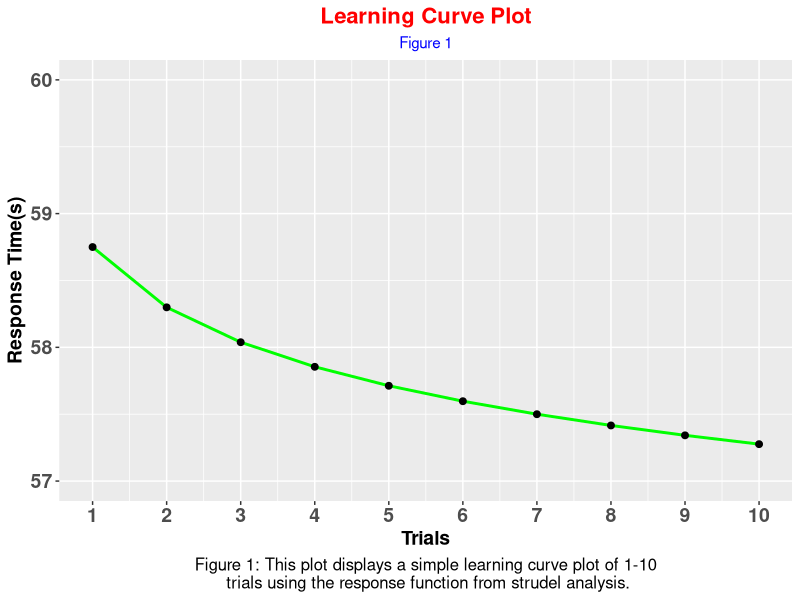
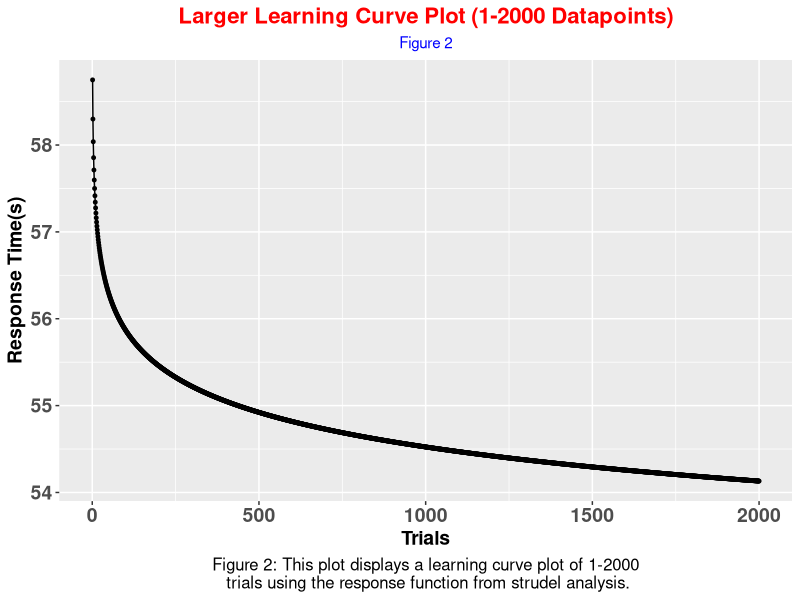
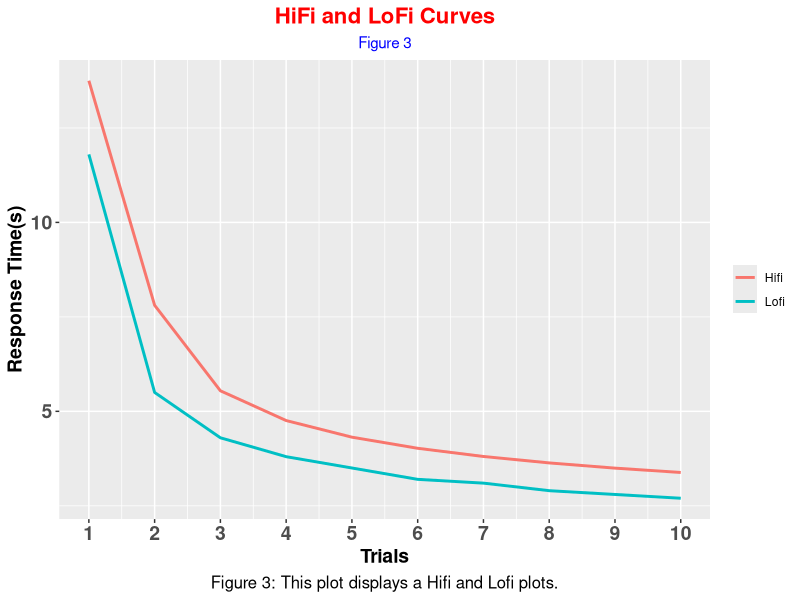
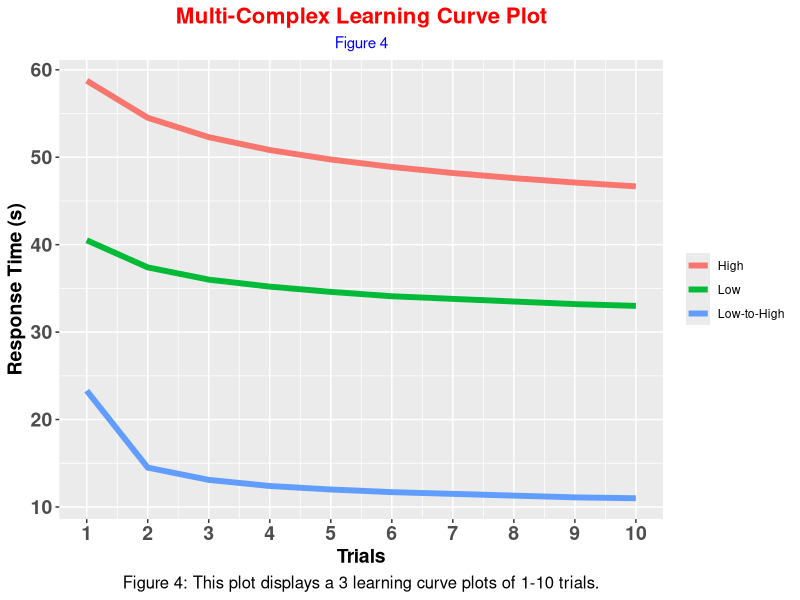
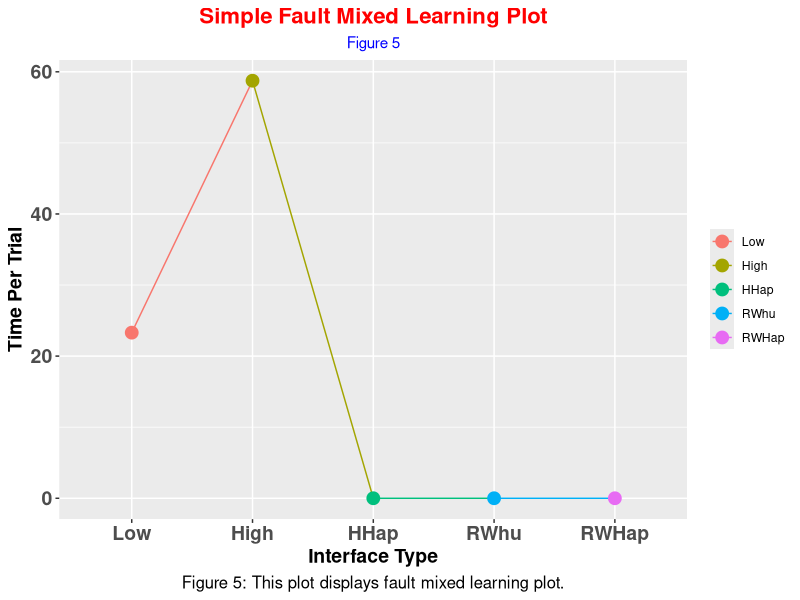
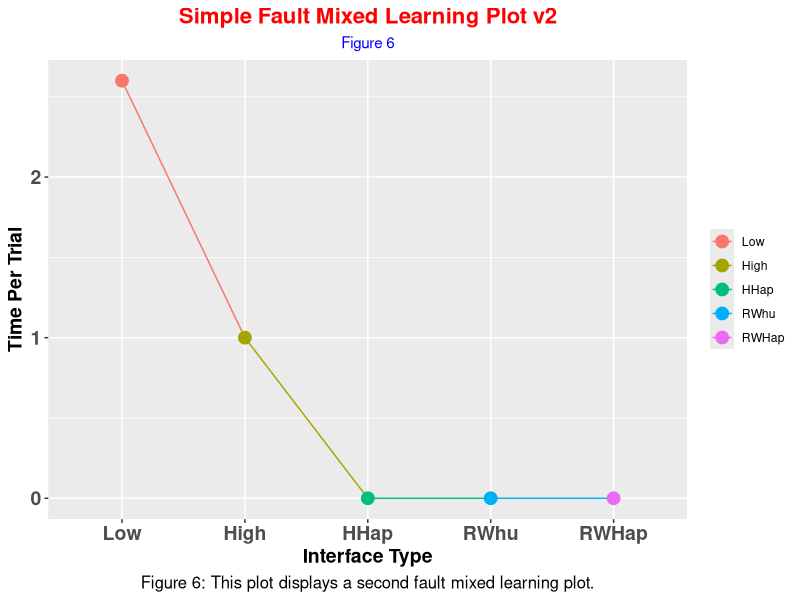
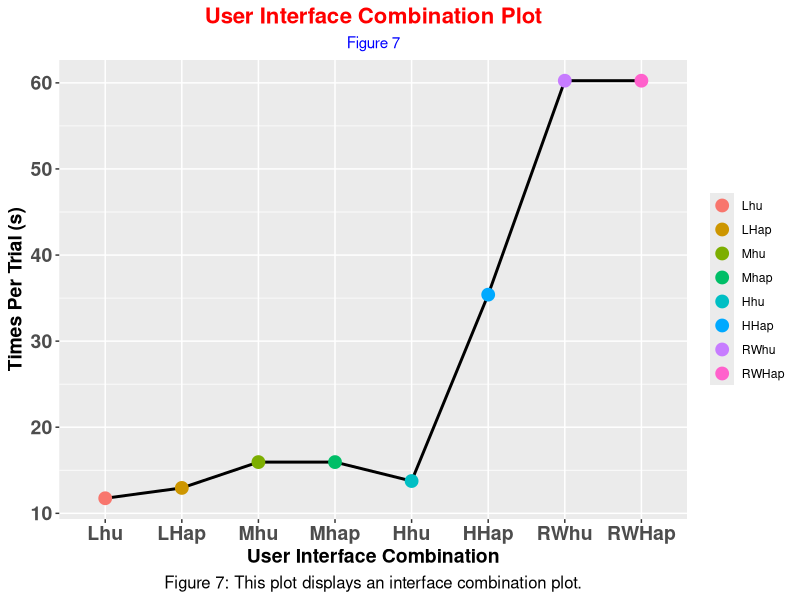
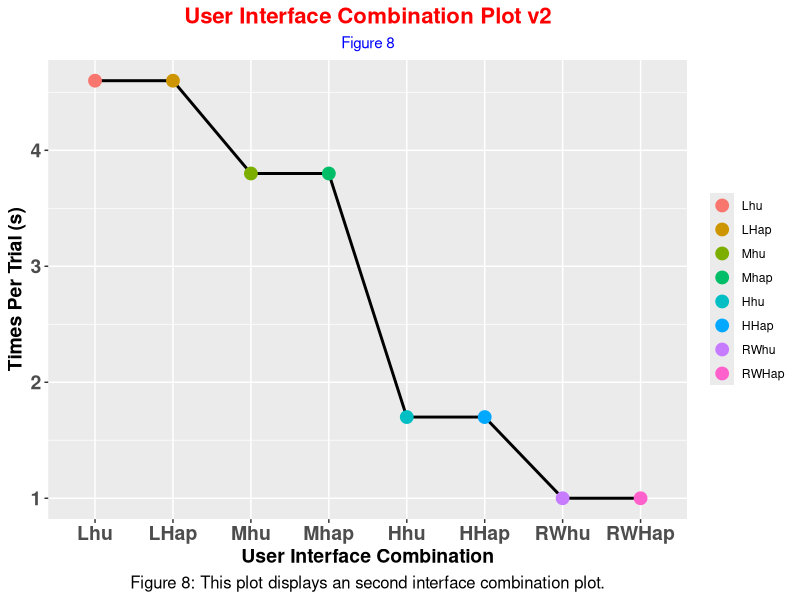

Generate these figures, in order, with R:
## ---- chunk 1
knitr::opts_chunk$set(echo = TRUE)
## ---- chunk 2
library(dplyr)
library(ggplot2)
library(tidyr)

options(digits =2, max.print=1000000)
## ---- chunk 3
# This plot displays a simple learning curve plot of 1-10 trials using the response function from strudel analysis.

# Variables for response function
alpha = 0.02
fixedTasks = 26
learnedTasks = 32.75

# Data frame is the data structure used to store data for visualize plots 
learning_curve = data.frame(
  labels = c(1:10),
  respFunc = fixedTasks + (learnedTasks*((c(1:10))^-alpha))
)

ggplot(learning_curve, aes(x = labels, y = respFunc)) +
  labs(x = "Trials", y = "Response Time(s)",
       title = "Learning Curve Plot", 
       subtitle = "Figure 1",
       caption = "Figure 1: This plot displays a simple learning curve plot of 1-10\n trials using the response function from strudel analysis.") +
  geom_line(color="green", size=1) + 
  geom_point(size = 2) +
  ylim(57, 60) +
  scale_x_continuous(breaks=c(1:10)) + 
  theme(axis.text=element_text(size=14,face="bold"),axis.title=element_text(size=14,face="bold")) +
  theme(legend.title=element_blank(), 
  plot.title = element_text(color = "red", size = 16, face = "bold", hjust = 0.5),
  plot.subtitle = element_text(color = "blue", hjust = 0.5),
  plot.caption = element_text(color = "black", size = 12, hjust = 0.5))

## ---- chunk 4
# This plot displays a learning curve plot of 1-2000 trials using the response function   from strudel analysis.

# Data frame is the data structure used to store data for visualize plots 
larger_learning_curve = data.frame(
  labels = c(1:2000),
  respFunc = fixedTasks + (learnedTasks*((c(1:2000))^-alpha))
)

# Visualization and construction of plot
ggplot(larger_learning_curve, aes(x = labels, y = respFunc)) + 
  labs(x = "Trials", y = "Response Time(s)",
       title = "Larger Learning Curve Plot (1-2000 Datapoints)", 
       subtitle = "Figure 2",
       caption = "Figure 2: This plot displays a learning curve plot of 1-2000\n trials using the response function from strudel analysis.") +
  geom_line() +
  geom_point(size=1) +
  theme(axis.text=element_text(size=14,face="bold"),axis.title=element_text(size=14,face="bold")) +
  theme(legend.title=element_blank(), 
  plot.title = element_text(color = "red", size = 16, face = "bold", hjust = 0.5),
  plot.subtitle = element_text(color = "blue", hjust = 0.5),
  plot.caption = element_text(color = "black", size = 12, hjust = 0.5))

## ---- chunk 5
# This plot displays a Hifi and Lofi plot from strudel analysis.

# Data frame is the data structure used to store data for visualize plots 
two_line_plot = data.frame( #Use function to generate plots
  time_blocks = c(1:10),
  lofi_resp_time = c(11.8,5.5,4.3,3.8,3.5,3.2,3.1,2.9,2.8,2.7),
  hifi_resp_time = c(13.75,7.807,5.544,4.756,4.316,4.022,3.805,3.635,3.497,3.382)
)

# Visualization and construction of plot
ggplot(two_line_plot, aes(x=time_blocks)) +
  geom_line(aes(y=lofi_resp_time, color="Lofi"), size = 1)+ 
  geom_line(aes(y=hifi_resp_time,color="Hifi"),size=1) + 
  labs(x = "Trials", y = "Response Time(s)",
       title = "HiFi and LoFi Curves", 
       subtitle = "Figure 3",
       caption = "Figure 3: This plot displays a Hifi and Lofi plots.") + 
  scale_x_continuous(breaks=c(1:10)) +
  theme(axis.text=element_text(size=14,face="bold"),axis.title=element_text(size=14,face="bold")) +
  theme(legend.title=element_blank(), 
  plot.title = element_text(color = "red", size = 16, face = "bold", hjust = 0.5),
  plot.subtitle = element_text(color = "blue", hjust = 0.5),
  plot.caption = element_text(color = "black", size = 12, hjust = 0.5))
## ---- chunk 6
# This plot displays a 3 learning curve plots of 1-10 trials using the response function and data from strudel analysis.

# Variables for response function
alpha = .20
fixedTasks = 26
learnedTasks = 32.75

# Data frame is the data structure used to store data for visualize plots 
multi_learning_curve = data.frame(
  labels = c(1:10),
  respFunc = fixedTasks + (learnedTasks*((c(1:10))^-alpha)),#Function working for this
  respFunc2 = c(40.5,37.4,36,35.2,34.6,34.1,33.8,33.5,33.2,33),#Change to working function
  respFunc3 = c(23.3,14.5,13.1,12.4,12,11.7,11.5,11.3,11.1,11)#Change to working function
)

# Visualization and construction of plot
ggplot(multi_learning_curve, aes(x = labels)) + 
  geom_line(aes(y = respFunc, color="High", group= 1), size = 2) +
  geom_line(aes(y = respFunc2, color="Low", group= 2), size = 2) +
  geom_line(aes(y = respFunc3, color="Low-to-High", group= 3), size = 2) +
  labs(x = "Trials", y = "Response Time (s)",
       title = "Multi-Complex Learning Curve Plot", 
       subtitle = "Figure 4",
       caption = "Figure 4: This plot displays a 3 learning curve plots of 1-10 trials.") + 
  scale_x_continuous(breaks=c(1:10)) +
  theme(axis.text=element_text(size=14,face="bold"),axis.title=element_text(size=14,face="bold")) +
  theme(legend.title=element_blank(), 
  plot.title = element_text(color = "red", size = 16, face = "bold", hjust = 0.5),
  plot.subtitle = element_text(color = "blue", hjust = 0.5),
  plot.caption = element_text(color = "black", size = 12, hjust = 0.5))

## ---- chunk 7
# This plot displays fault mixed learning plot using the data from strudel analysis.

# Data frame is the data structure used to store data for visualize plots 
fault_mixed_learning_plot = data.frame(
  labels = c("Low", "High", "HHap", "RWhu", "RWHap"),
  data = c(23.3,58.75,0,0,0)
)

sorted_labels = factor(fault_mixed_learning_plot$labels,levels = c("Low", "High", "HHap", "RWhu", "RWHap"))# Sorts labels using factor function 

# Visualization and construction of plot
ggplot(fault_mixed_learning_plot, aes(x = sorted_labels, y = data, color=sorted_labels, group= 1)) + 
  geom_line() +
  geom_point(size = 4) +
  labs(x = "Interface Type",y = "Time Per Trial",
       title = "Simple Fault Mixed Learning Plot", 
       subtitle = "Figure 5",
       caption = "Figure 5: This plot displays fault mixed learning plot.") + 
  theme(axis.text=element_text(size=14,face="bold"),axis.title=element_text(size=14,face="bold")) +
  theme(legend.title=element_blank(), 
  plot.title = element_text(color = "red", size = 16, face = "bold", hjust = 0.5),
  plot.subtitle = element_text(color = "blue", hjust = 0.5),
  plot.caption = element_text(color = "black", size = 12, hjust = 0.5))
## ---- chunk 8
# This plot displays a second fault mixed learning plot using the data from strudel analysis.

# Data frame is the data structure used to store data for visualize plots 
fault_mixed_learning_plot_v2 = data.frame(
  labels = c("Low", "High", "HHap", "RWhu", "RWHap"),
  data = c(2.6,1,0,0,0)
)

sorted_labels = factor(fault_mixed_learning_plot_v2$labels,levels = c("Low", "High", "HHap", "RWhu", "RWHap"))# Sorts labels using factor function 

# Visualization and construction of plot
ggplot(fault_mixed_learning_plot_v2, aes(x = sorted_labels, y = data, color=sorted_labels, group= 1)) + 
  geom_line() +
  labs(x = "Interface Type", y = "Time Per Trial",
       title = "Simple Fault Mixed Learning Plot v2", 
       subtitle = "Figure 6",
       caption = "Figure 6: This plot displays a second fault mixed learning plot.") + 
  geom_point(size = 4) +
  theme(axis.text=element_text(size=14,face="bold"),axis.title=element_text(size=14,face="bold")) +
  theme(legend.title=element_blank(), 
  plot.title = element_text(color = "red", size = 16, face = "bold", hjust = 0.5),
  plot.subtitle = element_text(color = "blue", hjust = 0.5),
  plot.caption = element_text(color = "black", size = 12, hjust = 0.5))

## ---- chunk 9
# This plot displays an interface combination plot using the data from strudel analysis.

rand_values = runif(2000, min=0, max=61)#Generates Random Values N=2000, i = 0-61

# Data frame is the data structure used to store data for visualize plots 
ui_combo_plot = data.frame(
  id = c(1:8),
  ui_combo = 	c("Lhu","LHap","Mhu","Mhap","Hhu","HHap","RWhu","RWHap"),		
  time_per_trial = c(11.75,12.95,15.95,15.95,13.75,35.4,60.25,60.25), 
  stringsAsFactors = FALSE
)
sorted_labels = factor(ui_combo_plot$ui_combo,levels = c("Lhu","LHap","Mhu","Mhap","Hhu","HHap","RWhu","RWHap"))

# Visualization and construction of plot
ggplot(ui_combo_plot, aes(sorted_labels,time_per_trial, group = 1, color=sorted_labels))+
  geom_line(color='black',size=1) +
  geom_point(size = 4) +
  labs(x = "User Interface Combination", y = "Times Per Trial (s)",
       title = "User Interface Combination Plot", 
       subtitle = "Figure 7",
       caption = "Figure 7: This plot displays an interface combination plot.") + 
  theme(axis.text=element_text(size=14,face="bold"),axis.title=element_text(size=14,face="bold")) +
  theme(legend.title=element_blank(), 
  plot.title = element_text(color = "red", size = 16, face = "bold", hjust = 0.5),
  plot.subtitle = element_text(color = "blue", hjust = 0.5),
  plot.caption = element_text(color = "black", size = 12, hjust = 0.5))
## ---- chunk 10
# This plot displays an second interface combination plot using the data from strudel analysis.

# Data frame is the data structure used to store data for visualize plots 
ui_combo_plot_v2 = data.frame(
  id = c(1:8),
  ui_combo = 	c("Lhu","LHap","Mhu","Mhap","Hhu","HHap","RWhu","RWHap"),		
  time_per_trial = c(4.6,4.6,3.8,3.8,1.7,1.7,1,1)
)
sorted_labels = factor(ui_combo_plot_v2$ui_combo,levels = c("Lhu","LHap","Mhu","Mhap","Hhu","HHap","RWhu","RWHap"))

# Visualization and construction of plot
ggplot(ui_combo_plot_v2, aes(sorted_labels,time_per_trial, group = 1, color=sorted_labels))+
  geom_line(color='black',size=1) +
  geom_point(size = 4) +
  labs(x = "User Interface Combination", y = "Times Per Trial (s)",
       title = "User Interface Combination Plot v2", 
       subtitle = "Figure 8",
       caption = "Figure 8: This plot displays an second interface combination plot.") + 
  theme(axis.text=element_text(size=14,face="bold"),axis.title=element_text(size=14,face="bold")) +
  theme(legend.title=element_blank(), 
  plot.title = element_text(color = "red", size = 16, face = "bold", hjust = 0.5),
  plot.subtitle = element_text(color = "blue", hjust = 0.5),
  plot.caption = element_text(color = "black", size = 12, hjust = 0.5))
## ---- chunk 11
# specify log plot using ggplot
# Variables for response function
# plot(p,trans, ylim = c(0,1), ylab='coeff', log='x')

alpha = .20
fixedTasks = 26
learnedTasks = 32.75

# Data for putting inside dataframe 
trials = c(1:10)
RT = c(58.8,46.6,43.5,41.9,40.9,40.2,39.6,39.1,38.8,38.4)
trials_per_min = 60/RT
total_reps = c(10,13,26,40,54,69,84,99,115,130)#Generate data using formula in CSV file ( const + 10 * totals_reps)
log_base10 = log(total_reps, base=10)
low_values = c(43.1,40.3,38.9,38,37.4,36.9,36.6,36.2,36,35.7)#Generate data using formula in CSV file ( fixed + learned * (trials)^-alpha)
delta_Ln =c(1.411,0.441,0.456,0.464,0.469,0.473,0.476,0.478,0.480,0.481)

# Data frame is the data structure used to store data for visualize plots 
loglogPlot = data.frame(
trials,
trials_per_min,
RT, #rounded up because option rule at the top of R code
total_reps,
log_base10,
low_values,
delta_Ln
)

# Version 1: Visualization and construction of plot (Must transform plot to a log plot to measure distance between one point to another)
ggplot(loglogPlot, aes(x = trials)) + 
  geom_line(aes(y = RT, color="High", group= 1), size = 1) +
  geom_line(aes(y = low_values, color="Low to High", group= 1), size = 1) +
  geom_line(aes(y = delta_Ln, color="Low", group= 1), size = 1) +
  labs(x = "Blocks of 10 min.", y = "Response Time (s)",
       title = "Log Log Plot", 
       subtitle = "Figure 9",
       caption = "Figure 9: This plot displays a loglog plot.") + 
  scale_x_continuous(trans = 'log10') +
  scale_y_continuous(trans = 'log10') +
  annotation_logticks() +
  theme(axis.text=element_text(size=14,face="bold"),axis.title=element_text(size=14,face="bold")) +
  theme(legend.title=element_blank(), 
  plot.title = element_text(color = "red", size = 16, face = "bold", hjust = 0.5),
  plot.subtitle = element_text(color = "blue", hjust = 0.5),
  plot.caption = element_text(color = "black", size = 12, hjust = 0.5))

print (loglogPlot)# Print data from log log dataframe

## ---- chunk 12

# Variables for response function
alpha = .20
fixedTasks = 26
learnedTasks = 4
learnable = 32.75

# Data for putting inside dataframe 
trials = c(1:10)
RT = c(58.8,46.6,43.5,41.9,40.9,40.2,39.6,39.1,38.8,38.4)
trials_per_min = 60/RT
total_reps = c(10,13,26,40,54,69,84,99,115,130)#Generate data using formula in CSV file ( const + 10 * totals_reps)
totalReps = c(26,64,105,149,194,240,287,334,382,431) # Generate data using strudel formula in CSV
RT_sec = c(23.3,15.8,14.4,13.8,13.3,13.0,12.8,12.6,12.5,12.3) # Generate data using strudel formula in CSV
formula = fixedTasks + learnedTasks + (learnable - learnedTasks)*(totalReps^-alpha)

# Data frame is the data structure used to store data for visualize plots 
loglogPlot_v2 = data.frame(
trials,
RT,
formula,
RT_sec
)

# Version 2: Visualization and construction of plot
ggplot(loglogPlot_v2, aes(x = trials)) + 
  geom_line(aes(y = RT, color="High", group= 1), size = 1) +
  geom_line(aes(y = formula, color="Low to High", group= 1), size = 1) +
  geom_line(aes(y = RT_sec, color="Low", group= 1), size = 1) +
  scale_x_continuous(trans = 'log10') +
  scale_y_continuous(trans = 'log10') +
  labs(x = "Blocks of 10 min.", y = "Response Time (s)",
       title = "Log Log Plot v2", 
       subtitle = "Figure 10",
       caption = "Figure 10: This plot displays a loglog plot v2.") + 
  scale_x_continuous(breaks=c(1:10)) +
  ylim(1, 100) +
  theme(axis.text=element_text(size=14,face="bold"),axis.title=element_text(size=14,face="bold")) +
  theme(legend.title=element_blank(), 
  plot.title = element_text(color = "red", size = 16, face = "bold", hjust = 0.5),
  plot.subtitle = element_text(color = "blue", hjust = 0.5),
  plot.caption = element_text(color = "black", size = 12, hjust = 0.5))

print (loglogPlot_v2)# Print data from log log dataframe

#summary(loglogPlot)
#https://holtzy.github.io/Pimp-my-rmd/#tabs_for_sub-chapters
## ---- chunk 13

# Variables for response function
alpha = .20
fixedTasks = 26
learnedTasks = 4
learnable = 32.75

# Data for putting inside dataframe 
trials = c(1:10)
RT = c(58.8,46.6,43.5,41.9,40.9,40.2,39.6,39.1,38.8,38.4)
trials_per_min = 60/RT
total_reps = c(10,13,26,40,54,69,84,99,115,130)#Generate data using formula in CSV file ( const + 10 * totals_reps)
totalReps = c(26,64,105,149,194,240,287,334,382,431) # Generate data using strudel formula in CSV
RT_sec = c(23.3,15.8,14.4,13.8,13.3,13.0,12.8,12.6,12.5,12.3) # Generate data using strudel formula in CSV
formula = fixedTasks + learnedTasks + (learnable - learnedTasks)*(totalReps^-alpha)

# Data frame is the data structure used to store data for visualize plots 
loglogPlot_v3 = data.frame(
trials,
RT,
formula,
RT_sec
)

# Version 2: Visualization and construction of plot
ggplot(loglogPlot_v3, aes(x = trials)) + 
  geom_line(aes(y = RT, color="High", group= 1), size = 1) +
  geom_line(aes(y = formula, color="Low to High", group= 1), size = 1) +
  geom_line(aes(y = RT_sec, color="Low", group= 1), size = 1) +
  labs(x = "Blocks of 10 min.", y = "Response Time (s)",
       title = "Log Log Plot v3", 
       subtitle = "Figure 11",
       caption = "Figure 11: This plot displays a loglog plot v3.") + 
  scale_x_continuous(breaks=c(1:10)) +
  ylim(0, 70) +
  theme(axis.text=element_text(size=14,face="bold"),axis.title=element_text(size=14,face="bold")) +
  theme(legend.title=element_blank(), 
  plot.title = element_text(color = "red", size = 16, face = "bold", hjust = 0.5),
  plot.subtitle = element_text(color = "blue", hjust = 0.5),
  plot.caption = element_text(color = "black", size = 12, hjust = 0.5))

print (loglogPlot_v3)# Print data from log log dataframe

#summary(loglogPlot)
#https://holtzy.github.io/Pimp-my-rmd/#tabs_for_sub-chapters
## ---- chunk 14
fidelity_df = data.frame(
  step0= c("Insert Fault"), 
  step1= c("Approach System"),
  step2= c("Open Cabinet"),
  step3= c("Ground Yourself"),
  step4= c("Check Front Panel"),
  step5= c("Choose Tray"),
  step6= c("Open Tray"),
  step7= c("Check Light"),
  step8= c("If off, have answer;If no, go to next light"),
  step9= c("Check Light;Overdriven Amp Fault"),
  step10= c("Recognize Fault"),
  step11= c("Indicate Fault")
)

#print (fidelity_df)

## ---- chunk 15
# SOURCES
# [1] https://holtzy.github.io/Pimp-my-rmd/#tabs_for_sub-chapters
# [2] https://en.wikipedia.org/wiki/Power_law_of_practice
# [3] https://www.statisticshowto.com/power-law/#:~:text=The%20power%20law%20(also%20called,4%20to%2016%20inches%20squared).
